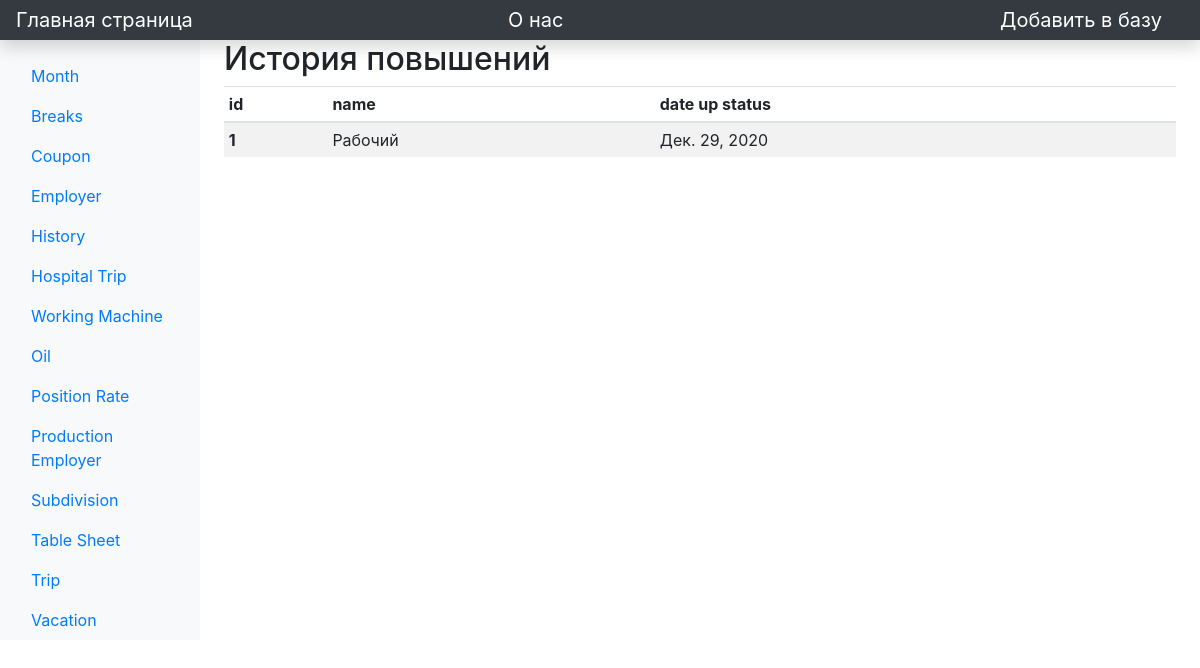
The page /view/history_ on the database its author committed.
### main/models.py (models this page shows)
class HistoryPromotions(models.Model):
    name = models.CharField('Name status', max_length=64)
    date_up = models.DateField()

### main/views.py (the view)
# urls.py: path('view/history_', views.history_, name='history_'),
def history_(request):
    task = HistoryPromotions.objects.all()
    return render(request, 'main/view/history_.html', {'task': task})

### main/templates/main/view/history_.html (shortened to what this page needs)
{% extends 'main/base.html' %}
{% block content %}
        <main class="col-md-9 ms-sm-auto col-lg-10 px-md-4">
            <h2>История повышений</h2>
            <div class="">
                <table class="table table-striped table-sm ">
                    <thead>
                    <tr>
                        <th scope="col">id</th>
                        <th scope="col">name</th>
                        <th scope="col">date up status</th>
                    </tr>
                    </thead>
                    <tbody>
                    {% if task %}
                    {% for i in task %}
                        <tr>
                            <th scope="row">{{ i.id }}</th>
                            <td>{{ i.name }}</td>
                            <td>{{ i.date_up }}</td>
                        </tr>
                    {% endfor %}
                    {% else %}
                    <tr>
                        <td>Empty!</td>
                    </tr>
                    {% endif %}
                    </tbody>
                </table>
            </div>
        </main>
{% endblock %}

### rows shown on the page
HistoryPromotions: id "1", name "Рабочий", date_up "Дек. 29, 2020"
